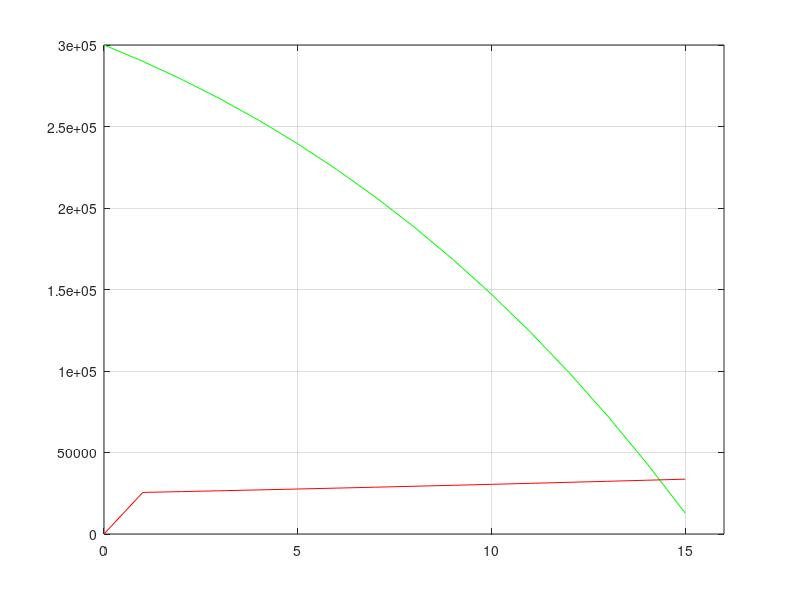

MATLAB code to generate this figure:
% week 3 lecture notes example programming challenge

inf_rate = 1.02;
bank_int = 1.05;
bank_bal = 300000;
withdraw = 25000;

bal_overtime = [bank_bal];
withdraw_overtime = [0];

years = 0;
while bank_bal >= withdraw
    bank_bal = bank_bal * bank_int;
    bank_bal = bank_bal - withdraw;
    withdraw = withdraw * inf_rate;
    
    bal_overtime(end+1) = bank_bal;
    withdraw_overtime(end+1) = withdraw;

    years = years + 1;
end

figure(1)
plot(0:1:years, bal_overtime, 'g');
hold on;
plot(0:1:years, withdraw_overtime, 'r');
hold off;
axis([0 years+1 0 300000]);
grid on;

fprintf('Money will last for: %i years \n', years);